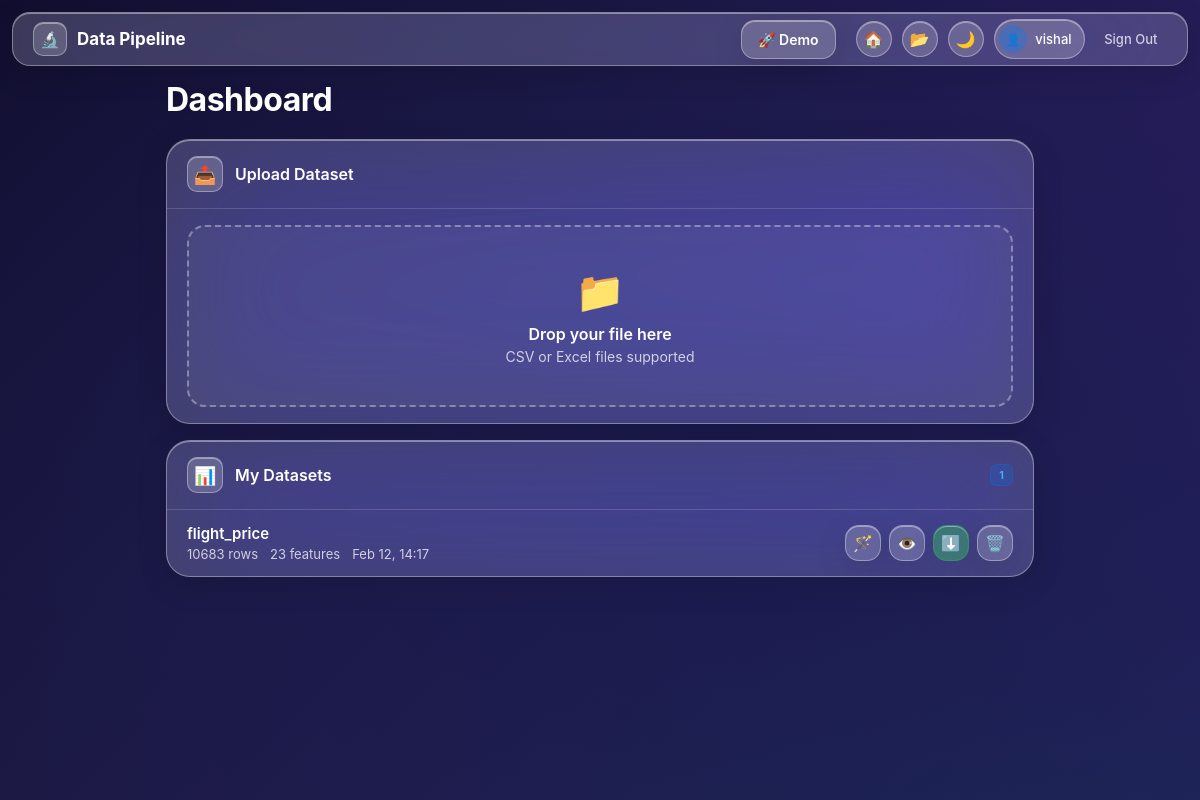
The page /dashboard (signed in) on the database as committed earlier.
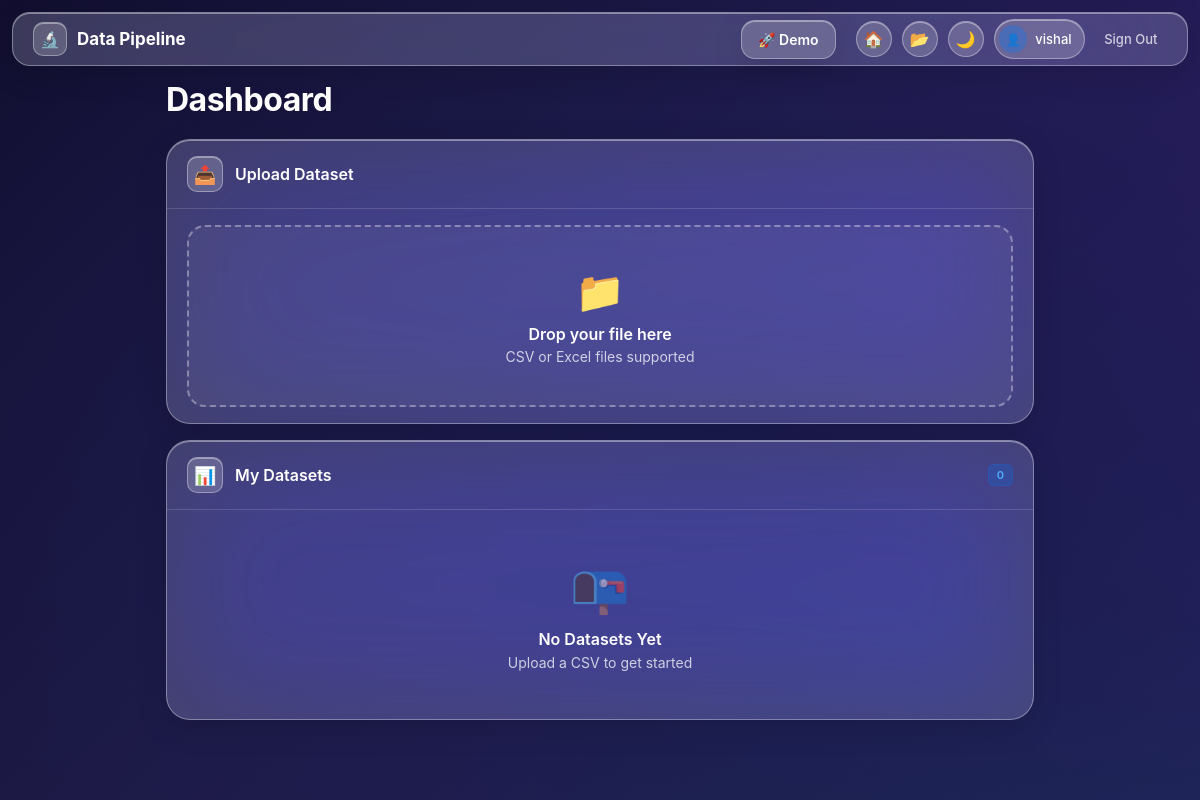
The same page on the database as committed later.
### app.py (models this page shows)
class Dataset(db.Model):
    id = db.Column(db.Integer, primary_key=True)
    name = db.Column(db.String(200), nullable=False)
    original_filename = db.Column(db.String(200), nullable=False)
    cleaned_path = db.Column(db.String(500))
    final_path = db.Column(db.String(500))
    original_rows = db.Column(db.Integer)
    original_cols = db.Column(db.Integer)
    cleaned_rows = db.Column(db.Integer)
    cleaned_cols = db.Column(db.Integer)
    final_rows = db.Column(db.Integer)
    final_cols = db.Column(db.Integer)
    target_column = db.Column(db.String(100))
    problem_type = db.Column(db.String(50))
    processing_log = db.Column(db.Text)
    model_path = db.Column(db.String(500))
    model_results = db.Column(db.Text)
    created_at = db.Column(db.DateTime, default=datetime.utcnow)
    user_id = db.Column(db.Integer, db.ForeignKey('user.id'), nullable=False)

### app.py (the view)
@app.route('/dashboard')
@jwt_required
def dashboard():
    datasets = Dataset.query.filter_by(user_id=g.current_user.id).order_by(Dataset.created_at.desc()).all()
    return render_template('dashboard.html', datasets=datasets, user=g.current_user)

### app.py (called while the page is built)
def decode_token(token):
    try:
        payload = pyjwt.decode(token, JWT_SECRET_KEY, algorithms=[JWT_ALGORITHM])
        return payload
    except pyjwt.ExpiredSignatureError:
        return None
    except pyjwt.InvalidTokenError:
        return None

def get_current_user():
    token = None
    token = request.cookies.get('access_token')
    if not token:
        auth_header = request.headers.get('Authorization', '')
        if auth_header.startswith('Bearer '):
            token = auth_header[7:]
    if not token:
        return None
    payload = decode_token(token)
    if not payload or payload.get('type') != 'access':
        return None
    user = User.query.get(int(payload['sub']))
    return user

def jwt_required(f):
    @wraps(f)
    def decorated(*args, **kwargs):
        user = get_current_user()
        if not user:
            if request.is_json or request.headers.get('Authorization'):
                return jsonify({'error': 'Authentication required', 'code': 'TOKEN_EXPIRED'}), 401
            return redirect(url_for('login'))
        g.current_user = user
        return f(*args, **kwargs)
    return decorated

### templates/dashboard.html (shortened to what the changed rows need)
<!DOCTYPE html>
<html lang="en" data-theme="dark">
<head>
</head>
<body>
    <div class="main-content">
        <h1 class="page-title">Dashboard</h1>
        <div class="glass-card">
            <div class="card-header">
                <h2>Upload Dataset</h2>
            </div>
        </div>
        <div class="glass-card">
            <div class="card-header">
                <div class="card-icon">📊</div>
                <h2>My Datasets</h2>
                <span class="badge">{{ datasets|length }}</span>
            </div>
            {% if datasets %}
            <div id="datasets-list">
                {% for dataset in datasets %}
                <div class="list-item" id="dataset-{{ dataset.id }}">
                    <div class="list-item-content">
                        <h3>{{ dataset.name }}</h3>
                        <div class="list-item-meta">
                            <span>{{ dataset.original_rows }} rows</span>
                            <span>{{ dataset.final_cols }} features</span>
                            <span>{{ dataset.created_at.strftime('%b %d, %H:%M') }}</span>
                        </div>
                    </div>
                    <div class="list-item-actions">
                        <button class="btn btn-icon" onclick="openTransformModal({{ dataset.id }})"
                            title="Transform">🪄</button>
                        <a href="{{ url_for('view_dataset', dataset_id=dataset.id) }}" class="btn btn-icon"
                            title="View">👁️</a>
                        <a href="{{ url_for('download_dataset', dataset_id=dataset.id, file_type='final') }}"
                            class="btn btn-icon btn-success" title="Download">⬇️</a>
                        <button class="btn btn-icon" onclick="triggerDelete({{ dataset.id }}, this)"
                            title="Delete">🗑️</button>
                    </div>
                </div>
                {% endfor %}
            </div>
            {% else %}
            <div class="empty-state">
                <div class="empty-icon">📭</div>
                <div class="empty-title">No Datasets Yet</div>
                <div class="empty-text">Upload a CSV to get started</div>
            </div>
            {% endif %}
        </div>
    </div>
</body>
</html>

Rows that differ between the two databases and show on the page:
removed Dataset: name "flight_price", original_rows "10683", final_cols "23", created_at "Feb 12, 14:17"
Other text that changed with them:
{{ datasets|length }}: "1" → "0"
text now shown: "📭 No Datasets Yet Upload a CSV to get started"
